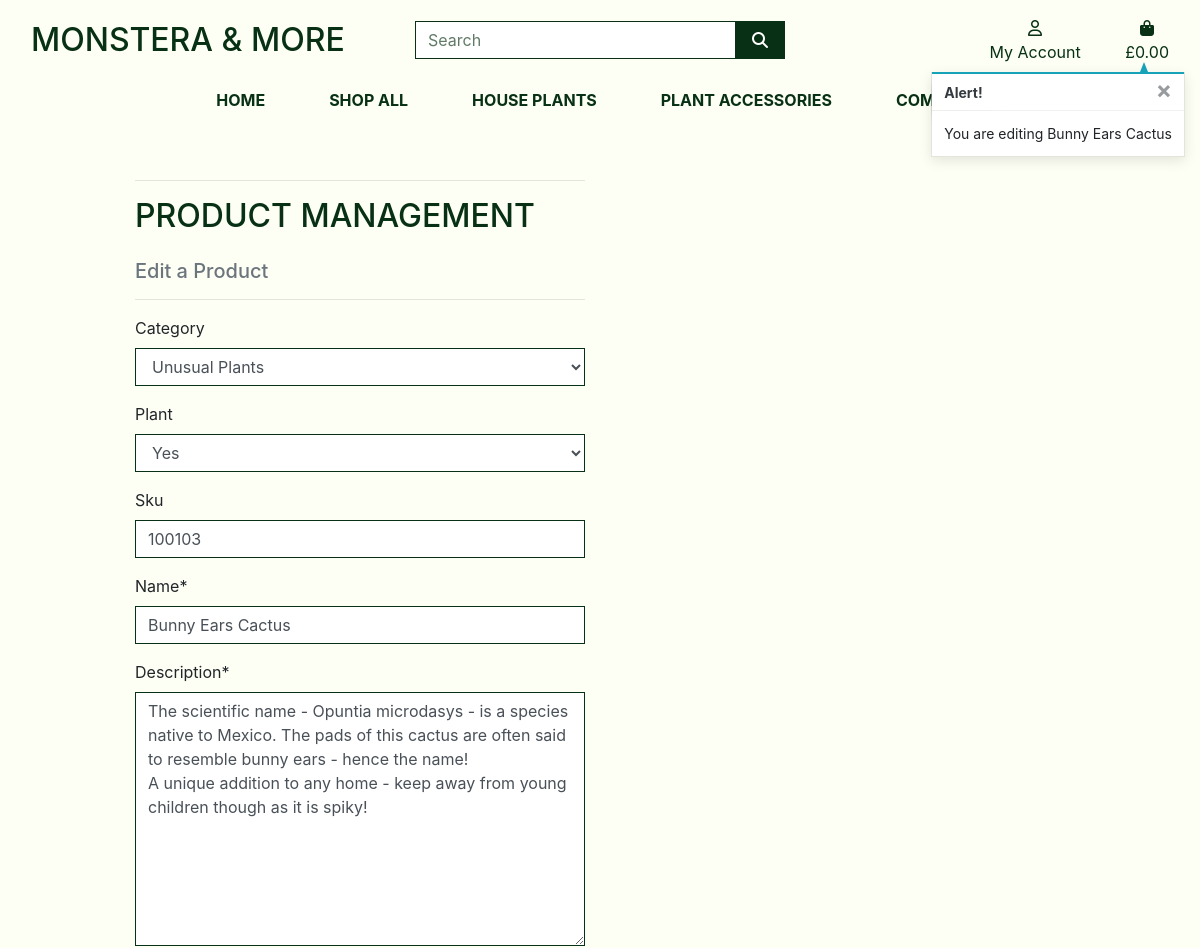
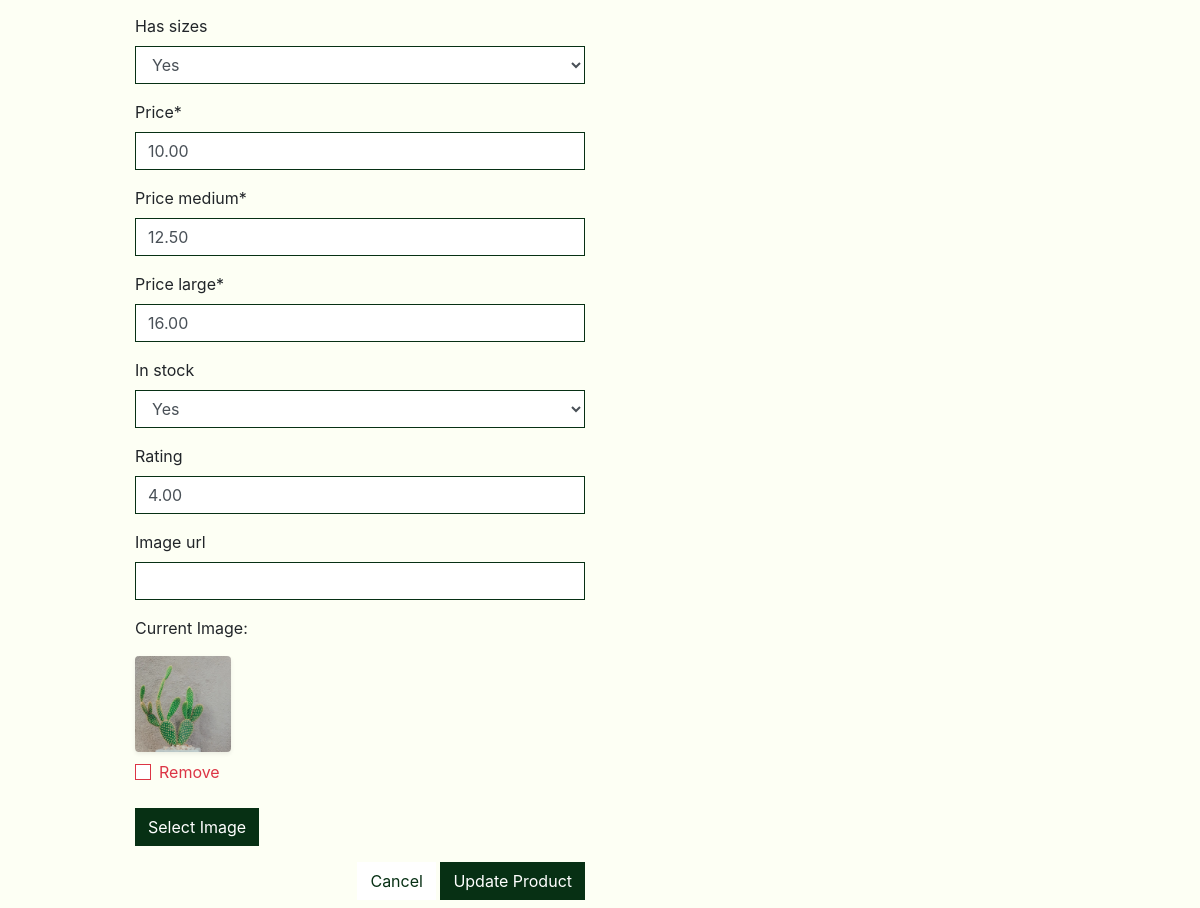
Screenshot of /products/edit/176/ (signed in) with the database file from the repository (2 pictures, top to bottom).
### products/models.py (models this page shows, shortened)
class Product(models.Model):
    category = models.ForeignKey('Category', null=True, blank=True, on_delete=models.SET_NULL)
    plant = models.BooleanField(null=True, blank=True)
    sku = models.CharField(max_length=254, null=True, blank=True)
    name = models.CharField(max_length=254)
    description = models.TextField()
    has_sizes = models.BooleanField(default=False, null=True, blank=True)
    price = models.DecimalField(max_digits=6, decimal_places=2)
    price_medium = models.DecimalField(max_digits=6, decimal_places=2, default=0)
    price_large = models.DecimalField(max_digits=6, decimal_places=2, default=0)
    in_stock = models.BooleanField(default=True, null=True, blank=True)
    date_created = models.DateTimeField(auto_now_add=True)
    rating = models.DecimalField(max_digits=6, decimal_places=2, null=True, blank=True)
    image_url = models.URLField(max_length=1024, null=True, blank=True)
    image = models.ImageField(null=True, blank=True)

### products/views.py (the view)
# urls.py: path('edit/<int:product_id>/', views.edit_product, name='edit_product'),
@login_required
def edit_product(request, product_id):
    if not request.user.is_superuser:
        messages.error(request, 'Sorry, only store owners can do that.')
        return redirect(reverse('home'))
    product = get_object_or_404(Product, pk=product_id)
    if request.method == 'POST':
        form = ProductForm(request.POST, request.FILES, instance=product)
        if form.is_valid():
            form.save()
            messages.success(request, 'Successfully updated product!')
            return redirect(reverse('product_detail', args=[product.id]))
        else:
            messages.error(request, 'Failed to update product. Please ensure the form is valid.')
    else:
        form = ProductForm(instance=product)
        messages.info(request, f'You are editing {product.name}')
    template = 'products/edit_product.html'
    context = {
        'form': form,
        'product': product,
        'on_profile_page': True,
    }
    return render(request, template, context)

### products/forms.py
class ProductForm(forms.ModelForm):
    class Meta:
        model = Product
        fields = '__all__'
    image = forms.ImageField(label='Image', required=False, widget=CustomClearableFileInput)
    def __init__(self, *args, **kwargs):
        super().__init__(*args, **kwargs)
        categories = Category.objects.all()
        friendly_names = [(c.id, c.get_friendly_name()) for c in categories]
        self.fields['category'].choices = friendly_names
        for field_name, field in self.fields.items():
            field.widget.attrs['class'] = 'border-black rounded-0'

### bag/contexts.py (called while the page is built, shortened)
def bag_contents(request):
    bag_items = []
    total = 0
    product_count = 0
    bag = request.session.get('bag', {})
    if total < settings.FREE_DELIVERY_THRESHOLD:
        delivery = total * Decimal(settings.STANDARD_DELIVERY_PERCENTAGE / 100)
        free_delivery_delta = settings.FREE_DELIVERY_THRESHOLD - total
    else:
        delivery = 0
        free_delivery_delta = 0
    grand_total = delivery + total
    context = {
        'bag_items': bag_items,
        'total': total,
        'product_count': product_count,
        'delivery': delivery,
        'free_delivery_delta': free_delivery_delta,
        'free_delivery_threshold': settings.FREE_DELIVERY_THRESHOLD,
        'grand_total': grand_total,
    }
    return context

### products/models.py (called while the page is built)
    def get_friendly_name(self):
        return self.friendly_name

### products/templates/products/edit_product.html (shortened to what this page needs)
{% extends "base.html" %}
{% load static %}
{% block page_header %}
    <div class="container header-container">
    </div>
{% endblock %}
{% block content %}
    <div class="overlay"></div>
    <div class="container">
        <div class="row">
            <div class="col-12 col-md-6">
                <hr>
                <h2 class="logo-font mb-4">Product Management</h2>
                <h5 class="text-muted">Edit a Product</h5>
                <hr>
            </div>
        </div>
        <div class="row">
            <div class="col-12 col-md-6">
                <form method="POST" action="{% url 'edit_product' product.id %}" class="form mb-2" enctype="multipart/form-data">
                    {% for field in form %}
                    {% if field.name != 'image' %}
                        {{ field | as_crispy_field }}
                    {% else %}
                        {{ field }}
                    {% endif %}
                    {% endfor %}
                    <div class="text-right">
                        <a class="btn btn-outline-black rounded-0" href="{% url 'products' %}">Cancel</a>
                        <button class="btn btn-black rounded-0" type="submit">Update Product</button>
                    </div>
                </form>
            </div>
        </div>
    </div>
    {% endblock %}

### static/css/base.css (style rules this page uses)
html { height: 100%; }
body { background-image: url('/media/hero-plant.jpg'); background-color: #FDFFF4; height: 100vh; background-position: 1% 1%; }
.overlay { height: 100%; width: 100%; top: 0; left: 0; position: fixed; background: #FDFFF4; z-index: -1; }
a { color:#073014 ; }
.logo-font { text-transform: uppercase; color:#073014; }
.btn-black { background: #073014; color: white; }
.border-black { border: 1px solid #073014 !important; }
.btn-outline-black { background: white; color: #073014 !important; border: 1px solid 073014; }
@media (min-width: 1200px) { .container { max-width: 80%; } }
@media (min-width: 992px) { .header-container { padding-top: 164px; } }

### rows the page displays
Product: category "Unusual Plants" "Yes" "100103" "Bunny Ears Cactus" "The scientific name - Opuntia microdasys - is a species native to Mexico. The pads of this cactus are often said to resemble bunny ears - hence the name! A unique addition to any home - keep away from young children though as it is spiky!" "Yes" "10.00" "12.50" "16.00" "Yes" "4.00"

### other values shown
{{ message }} "You are editing Bunny Ears Cactus"
{{ widget.initial_text }} "Current Image"
{{ widget.clear_checkbox_label }} "Remove"
